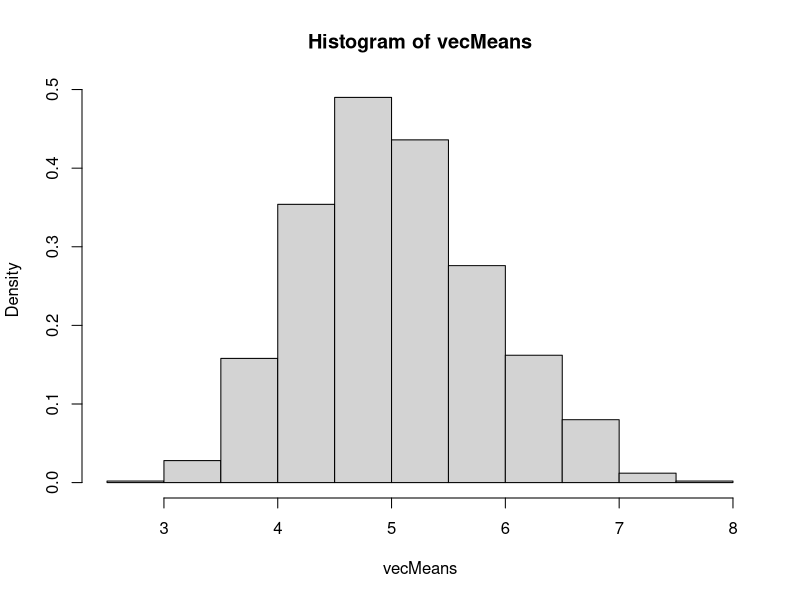
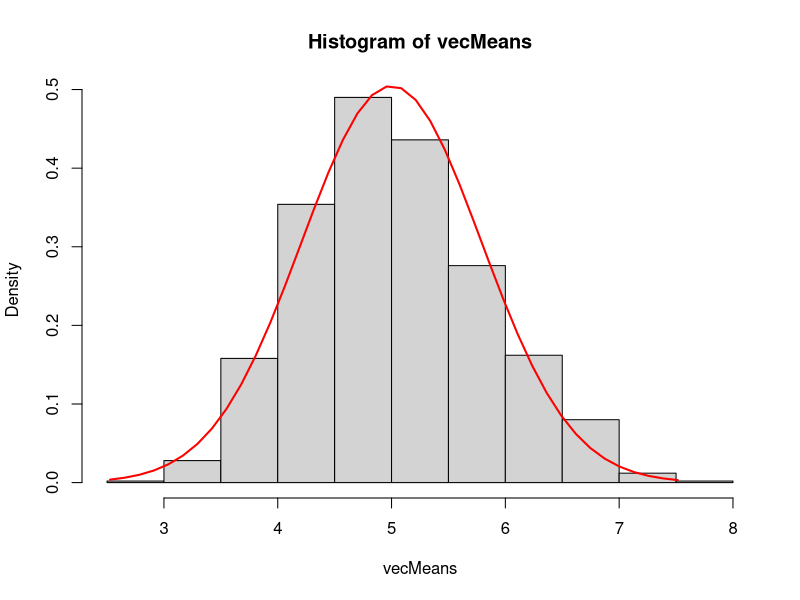

Here is the R script that generated these plots, in order:
## ---- chunk 1
knitr::opts_chunk$set(echo = TRUE)
## ---- chunk 2
lambda <- 0.2
iterates <- 1000
n <- 40
theoMean <- 1/lambda
stdDev <- 1/lambda
## ---- chunk 3
vecMeans = NULL
## ---- chunk 4
set.seed(123456)
## ---- chunk 5
for (i in 1 : iterates) vecMeans = c(vecMeans, mean(rexp(n,lambda)))
## ---- chunk 6
hist(vecMeans,freq = FALSE)
## ---- chunk 7
mean(vecMeans)
## ---- chunk 8
1/lambda
## ---- chunk 9
mean(vecMeans) - 1/lambda
## ---- chunk 10
var(vecMeans)
## ---- chunk 11
stdDev^2 / n
## ---- chunk 12
var(vecMeans) - stdDev^2 / n
## ---- chunk 13
hist(vecMeans,freq = FALSE)
xrange <- seq(from=min(vecMeans), to=max(vecMeans), length.out=n)
yrange <- dnorm(x=xrange, mean=theoMean, sd=stdDev/sqrt(n))
lines(x=xrange, y=yrange, lty=1, col="red", lwd=2)
